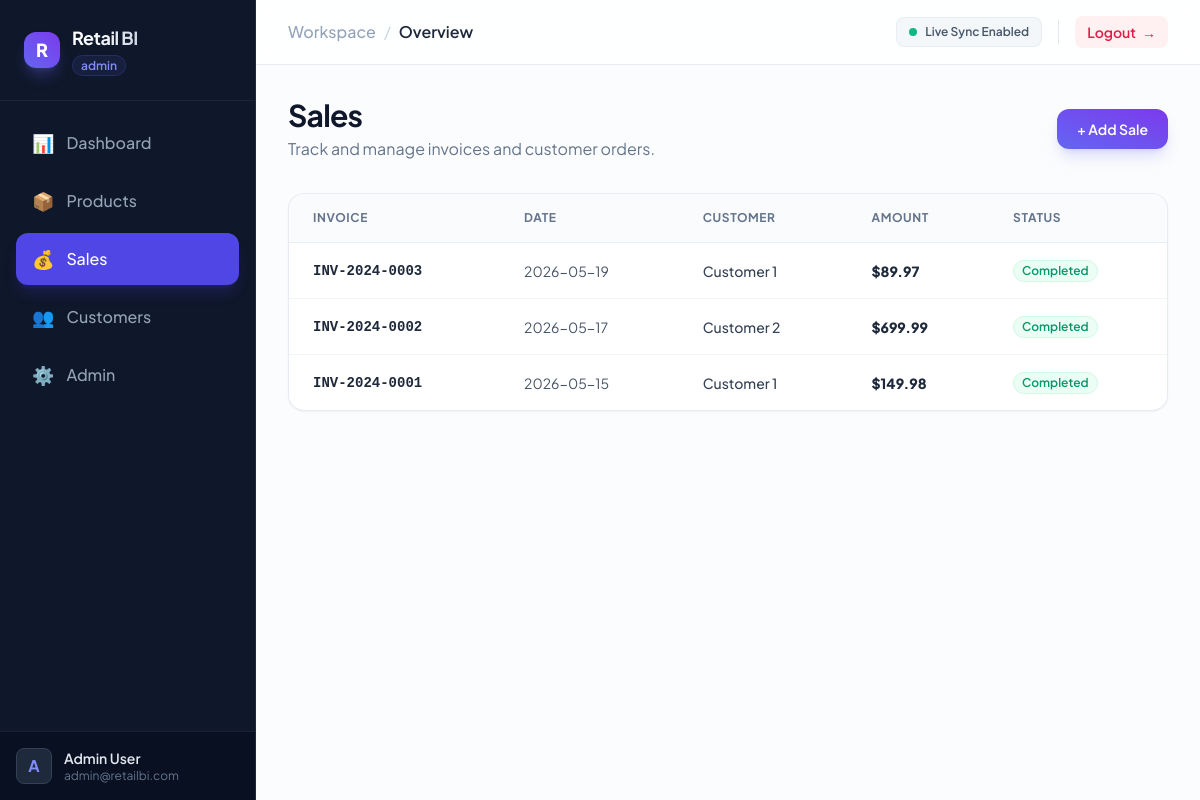
Screenshot of /app/views/sales/index.php (signed in) with the database file from the repository.
### tables this page shows
CREATE TABLE sales (
    id INT AUTO_INCREMENT PRIMARY KEY,
    company_id INT NOT NULL,
    customer_id INT,
    user_id INT NOT NULL,
    invoice_number VARCHAR(100) UNIQUE NOT NULL,
    sale_date DATE NOT NULL,
    total_amount DECIMAL(10,2) NOT NULL,
    discount DECIMAL(10,2) DEFAULT 0,
    tax DECIMAL(10,2) DEFAULT 0,
    payment_method VARCHAR(50) DEFAULT 'cash',
    status VARCHAR(20) DEFAULT 'completed',
    notes TEXT,
    created_at TIMESTAMP DEFAULT CURRENT_TIMESTAMP,
    FOREIGN KEY (company_id) REFERENCES companies(id) ON DELETE CASCADE,
    FOREIGN KEY (customer_id) REFERENCES customers(id) ON DELETE SET NULL,
    FOREIGN KEY (user_id) REFERENCES users(id) ON DELETE CASCADE
);

CREATE TABLE customers (
    id INT AUTO_INCREMENT PRIMARY KEY,
    company_id INT NOT NULL,
    name VARCHAR(255) NOT NULL,
    email VARCHAR(255),
    phone VARCHAR(20),
    address TEXT,
    created_at TIMESTAMP DEFAULT CURRENT_TIMESTAMP,
    FOREIGN KEY (company_id) REFERENCES companies(id) ON DELETE CASCADE
);

### app/views/sales/index.php (the view, shortened to what this page needs)
<?php
$db = getDBConnection();
$query = "SELECT s.*, c.name as customer_name FROM sales s LEFT JOIN customers c ON s.customer_id = c.id";
$params = [];
$query .= " ORDER BY s.sale_date DESC";
$stmt = $db->prepare($query);
$stmt->execute($params);
$sales = $stmt->fetchAll();
include __DIR__ . '/../../../includes/header.php';
?>
<div class="flex flex-col sm:flex-row sm:items-center sm:justify-between gap-4 mb-8">
    <div>
        <h1 class="text-3xl font-bold text-slate-900 tracking-tight">Sales</h1>
        <p class="text-slate-500 mt-1">Track and manage invoices and customer orders.</p>
    </div>
    <a href="/retail_bi_dashboard_php/app/views/sales/create.php"
       class="w-full sm:w-auto text-center bg-gradient-to-tr from-indigo-500 to-violet-600 hover:from-indigo-600 hover:to-violet-750 text-white font-semibold text-sm rounded-xl px-5 py-2.5 shadow-lg shadow-indigo-500/20 hover:shadow-indigo-500/30 hover:scale-[1.02] active:scale-[0.98] transition-all duration-200">
        + Add Sale
    </a>
</div>
<div class="bg-white border border-slate-200/80 rounded-2xl shadow-sm overflow-hidden hover:shadow-md transition-shadow duration-300">
    <div class="overflow-x-auto">
        <table class="min-w-full divide-y divide-slate-100">
            <thead class="bg-slate-50/70 border-b border-slate-200/60">
                <tr>
                    <th class="px-6 py-4 text-left text-xs font-bold text-slate-500 uppercase tracking-wider">Invoice</th>
                    <th class="px-6 py-4 text-left text-xs font-bold text-slate-500 uppercase tracking-wider">Date</th>
                    <th class="px-6 py-4 text-left text-xs font-bold text-slate-500 uppercase tracking-wider">Customer</th>
                    <th class="px-6 py-4 text-left text-xs font-bold text-slate-500 uppercase tracking-wider">Amount</th>
                    <th class="px-6 py-4 text-left text-xs font-bold text-slate-500 uppercase tracking-wider">Status</th>
                </tr>
            </thead>
            <tbody class="divide-y divide-slate-100">
                <?php foreach ($sales as $sale): ?>
                <tr class="hover:bg-slate-50/30 transition-colors duration-150">
                    <td class="px-6 py-4 font-semibold text-slate-800 text-sm font-mono"><?= htmlspecialchars($sale['invoice_number']) ?></td>
                    <td class="px-6 py-4 text-slate-600 text-sm"><?= htmlspecialchars($sale['sale_date']) ?></td>
                    <td class="px-6 py-4 text-slate-700 text-sm font-medium"><?= htmlspecialchars($sale['customer_name'] ?? 'Walk-in Customer') ?></td>
                    <td class="px-6 py-4 text-slate-850 text-sm font-extrabold">$<?= number_format($sale['total_amount'], 2) ?></td>
                    <td class="px-6 py-4 text-sm">
                        <?php if ($sale['status'] === 'completed'): ?>
                        <span class="inline-flex items-center px-2 py-0.5 rounded-full text-xs font-semibold bg-emerald-50 text-emerald-600 border border-emerald-100">
                            Completed
                        </span>
                        <?php elseif ($sale['status'] === 'pending'): ?>
                        <span class="inline-flex items-center px-2 py-0.5 rounded-full text-xs font-semibold bg-amber-50 text-amber-600 border border-amber-100 animate-pulse">
                            Pending
                        </span>
                        <?php else: ?>
                        <span class="inline-flex items-center px-2 py-0.5 rounded-full text-xs font-semibold bg-slate-100 text-slate-600 border border-slate-200">
                            <?= htmlspecialchars($sale['status']) ?>
                        </span>
                        <?php endif; ?>
                    </td>
                </tr>
                <?php endforeach; ?>
            </tbody>
        </table>
    </div>
</div>
<?php include __DIR__ . '/../../../includes/footer.php'; ?>

### includes/header.php (style rules this page uses)
body { font-family: 'Plus Jakarta Sans', sans-serif; -webkit-font-smoothing: antialiased; -moz-osx-font-smoothing: grayscale; }

### rows the page displays
sales: invoice_number "INV-2024-0003", sale_date "2026-05-19", customer.name "Customer 1", total_amount "89.97", status "Completed"
sales: invoice_number "INV-2024-0002", sale_date "2026-05-17", customer.name "Customer 2", total_amount "699.99", status "Completed"
sales: invoice_number "INV-2024-0001", sale_date "2026-05-15", customer.name "Customer 1", total_amount "149.98", status "Completed"

### other values shown
$user['role'] "admin"
substr($user['name'] ?? 'G', 0, 1) "A"
$user['name'] "Admin User"
$user['email'] "admin@retailbi.com"
